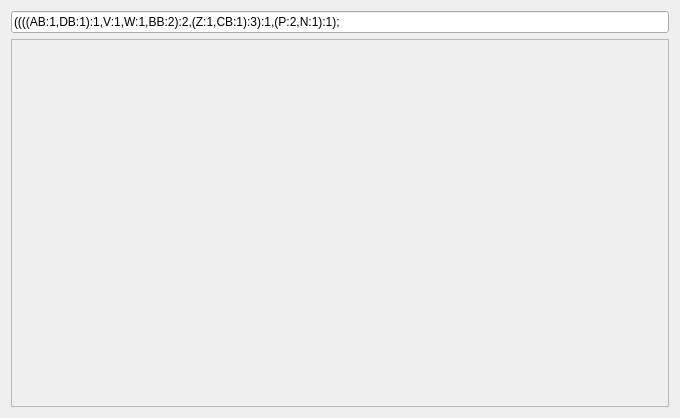
<?xml version="1.0" encoding="UTF-8"?>
<ui version="4.0">
 <class>QtTestQtNewickDisplay</class>
 <widget class="QDialog" name="QtTestQtNewickDisplay">
  <property name="geometry">
   <rect>
    <x>0</x>
    <y>0</y>
    <width>680</width>
    <height>418</height>
   </rect>
  </property>
  <property name="windowTitle">
   <string>QtTestNewickUtilsdialog</string>
  </property>
  <layout class="QGridLayout" name="gridLayout">
   <item row="1" column="0">
    <widget class="QScrollArea" name="area">
     <property name="widgetResizable">
      <bool>true</bool>
     </property>
     <widget class="QWidget" name="area_content">
      <property name="geometry">
       <rect>
        <x>0</x>
        <y>0</y>
        <width>660</width>
        <height>365</height>
       </rect>
      </property>
      <layout class="QFormLayout" name="formLayout">
       <property name="fieldGrowthPolicy">
        <enum>QFormLayout::AllNonFixedFieldsGrow</enum>
       </property>
      </layout>
     </widget>
    </widget>
   </item>
   <item row="0" column="0">
    <widget class="QLineEdit" name="edit_newick">
     <property name="text">
      <string>((((AB:1,DB:1):1,V:1,W:1,BB:2):2,(Z:1,CB:1):3):1,(P:2,N:1):1);</string>
     </property>
    </widget>
   </item>
  </layout>
 </widget>
 <layoutdefault spacing="6" margin="11"/>
 <resources/>
 <connections/>
</ui>
